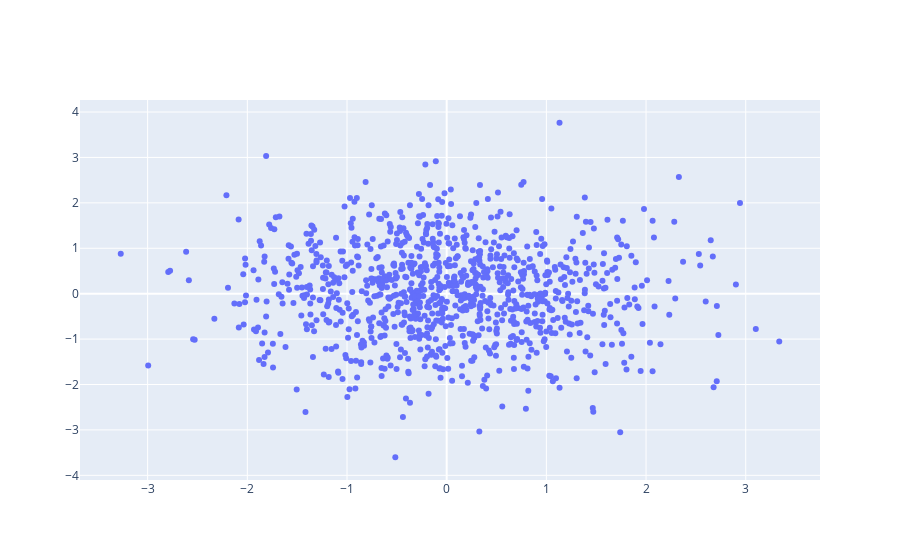

Notebook code for this chart:
### Code cell
#import plotly.plotly as py
import plotly.graph_objs as go

# Create random data with numpy
import numpy as np

N = 1000
random_x = np.random.randn(N)
random_y = np.random.randn(N)

# Create a trace
trace = go.Scatter(
    x = random_x,
    y = random_y,
    mode = 'markers'
)

data = [trace]

# Plot and embed in ipython notebook!
plotly.offline.iplot(data, filename='basic-scatter')
# or plot with: plot_url = py.plot(data, filename='basic-line')

### Figure 1 — Plotly figure (JSON) as saved in the notebook; plotly's stock layout.template omitted (floating-point values rounded to 4 significant figures; data arrays with more than 128 entries replaced by an {"elided": "..."} marker saying what was removed)
{"data": [{"mode": "markers", "type": "scatter", "x": {"elided": "1000 float values"}, "y": {"elided": "1000 float values"}}], "layout": {}}
